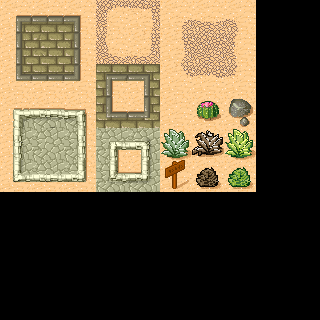

This is a level from a 2D game, rendered from its Tiled map with the project's own tilesets. A one-line summary and the map file follow, with tile-layer data summarised:
An orthogonal 10x10 tile map with 32x32 px tiles, 1 tile layer (Tiles).

<map version="1.0" orientation="orthogonal" renderorder="right-down" width="10" height="10" tilewidth="32" tileheight="32" nextobjectid="1">
 <tileset firstgid="1" name="tmw_desert_spacing" tilewidth="32" tileheight="32" spacing="1" margin="1" tilecount="48" columns="8">
  <image source="tmw_desert_spacing.png" width="265" height="199" />
 </tileset>
 <layer name="Tiles" width="10" height="10">
  <data>[100 cells, 48 non-empty, 48 distinct tile ids]</data>
 </layer>
</map>
